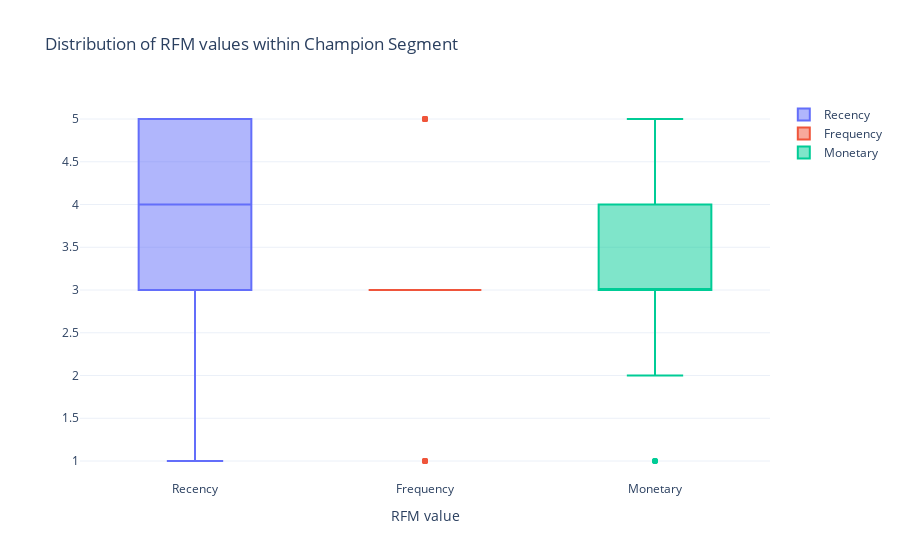

Notebook cell for this chart:
### Code cell
fig=go.Figure()
fig.add_trace(go.Box(y=Champions_segment["recency_scores"],name="Recency"))
fig.add_trace(go.Box(y=Champions_segment["frequency_scores"],name="Frequency"))
fig.add_trace(go.Box(y=Champions_segment["monetary_scores"],name="Monetary"))
fig.update_layout(xaxis_title="RFM value",title="Distribution of RFM values within Champion Segment")

### Figure 1 — Plotly figure (JSON) as saved in the notebook; plotly's stock layout.template omitted (floating-point values rounded to 4 significant figures)
{"data": [{"name": "Recency", "type": "box", "y": [1, 1, 2, 2, 2, 2, 2, 2, 2, 2, 3, 3, 3, 3, 3, 3, 3, 3, 3, 3, 3, 3, 3, 3, 3, 3, 4, 4, 4, 4, 4, 4, 4, 4, 4, 4, 5, 5, 5, 5, 5, 5, 5, 5, 5, 5, 5, 5, 5, 5, 5, 5, 5, 5, 5, 5, 5, 5, 5, 5, 5, 5]}, {"name": "Frequency", "type": "box", "y": [5, 5, 3, 5, 5, 3, 5, 3, 3, 5, 3, 3, 3, 3, 3, 3, 3, 3, 5, 3, 3, 3, 3, 3, 5, 3, 3, 3, 3, 3, 3, 3, 3, 3, 3, 3, 3, 3, 3, 3, 3, 3, 1, 3, 5, 1, 3, 3, 3, 3, 3, 1, 3, 3, 3, 1, 3, 3, 1, 3, 1, 1]}, {"name": "Monetary", "type": "box", "y": [5, 5, 4, 5, 3, 4, 3, 4, 4, 3, 4, 4, 3, 3, 3, 4, 3, 4, 5, 3, 4, 3, 3, 3, 5, 3, 2, 2, 2, 3, 3, 4, 4, 2, 2, 4, 3, 3, 4, 3, 4, 2, 3, 1, 5, 3, 3, 1, 1, 3, 3, 3, 3, 2, 3, 3, 3, 4, 3, 3, 3, 3]}], "layout": {"title": {"text": "Distribution of RFM values within Champion Segment"}, "xaxis": {"title": {"text": "RFM value"}}}}
